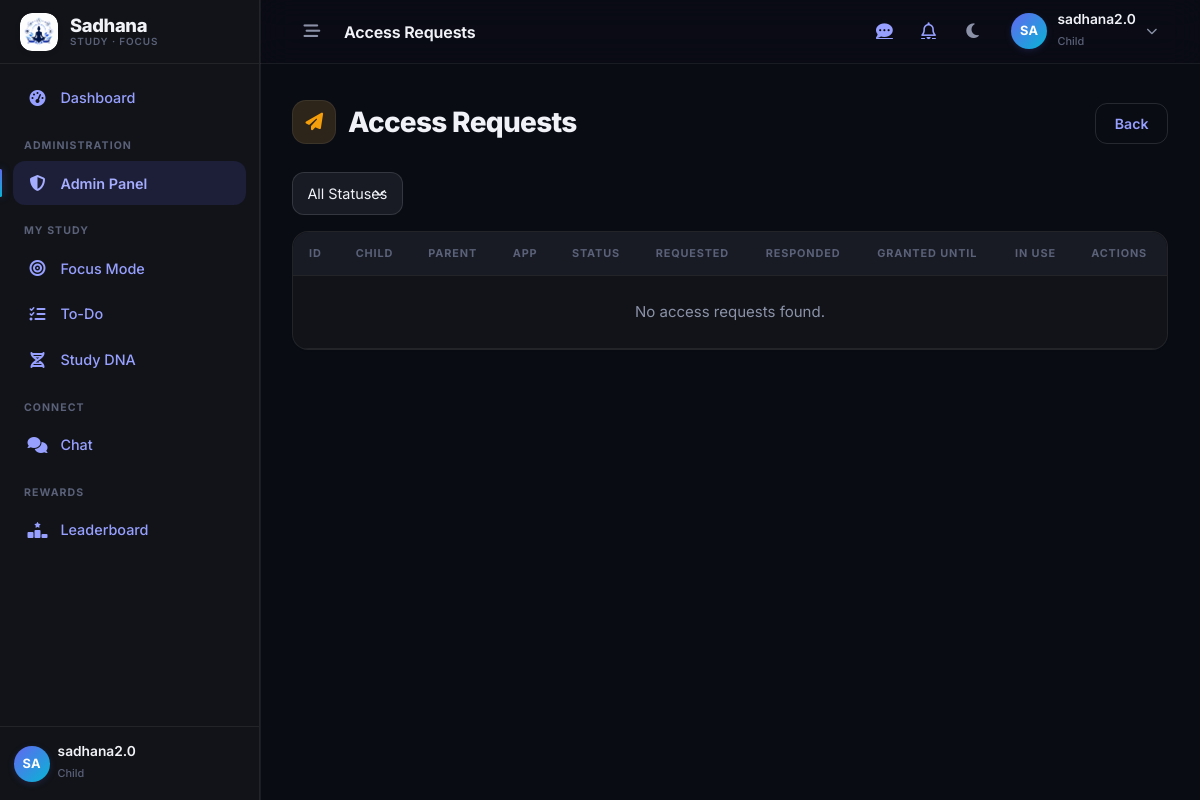
Page /admin-panel/access-requests/ (signed in) on the earlier database version.
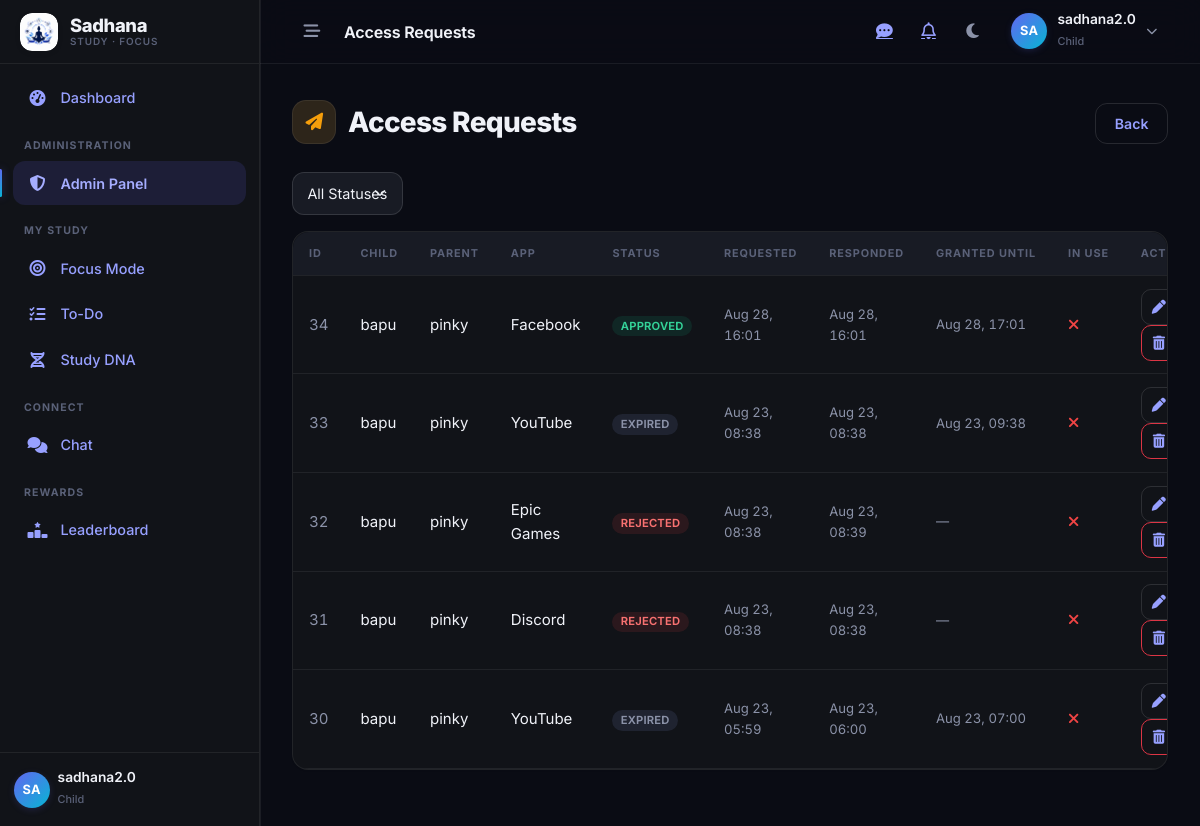
Same page on the later database version.
### focus/models.py (models this page shows, shortened)
class AccessRequest(models.Model):
    class Status(models.TextChoices):
        PENDING = 'PENDING', 'Pending'
        APPROVED = 'APPROVED', 'Approved'
        REJECTED = 'REJECTED', 'Rejected'
        EXPIRED = 'EXPIRED', 'Expired'
    child = models.ForeignKey(
        settings.AUTH_USER_MODEL,
        on_delete=models.CASCADE,
        related_name='access_requests'
    )
    parent = models.ForeignKey(
        settings.AUTH_USER_MODEL,
        on_delete=models.CASCADE,
        related_name='reviewed_access_requests'
    )
    session = models.ForeignKey(
        FocusSession,
        on_delete=models.CASCADE,
        related_name='access_requests'
    )
    blacklist_item = models.ForeignKey(
        BlacklistItem,
        on_delete=models.CASCADE,
        related_name='access_requests'
    )
    status = models.CharField(max_length=10, choices=Status.choices, default=Status.PENDING)
    requested_at = models.DateTimeField(auto_now_add=True)
    responded_at = models.DateTimeField(null=True, blank=True)
    granted_until = models.DateTimeField(null=True, blank=True, help_text="If approved, access granted until this time")
    in_use = models.BooleanField(default=False, help_text="Child is currently using this approved app")
    usage_started_at = models.DateTimeField(null=True, blank=True, help_text="When the child opened the approved app (focus timer freezes)")
    usage_seconds = models.IntegerField(default=0, help_text="Total seconds the child actually used the approved app")
    class Meta:
        ordering = ['-requested_at']

class BlacklistItem(models.Model):
    CATEGORY_CHOICES = (
        ('APP', 'Application'),
        ('WEBSITE', 'Website'),
    )
    name = models.CharField(max_length=100)
    category = models.CharField(max_length=10, choices=CATEGORY_CHOICES, default='APP')
    url_pattern = models.CharField(max_length=500, blank=True, null=True, help_text="URL pattern for websites")
    app_name = models.CharField(max_length=100, blank=True, null=True, help_text="Executable name for applications")
    is_default = models.BooleanField(default=False, help_text="Pre-seeded system default")
    created_by = models.ForeignKey(
        settings.AUTH_USER_MODEL,
        on_delete=models.SET_NULL,
        null=True, blank=True,
        related_name='created_blacklist_items'
    )
    created_at = models.DateTimeField(auto_now_add=True)
    class Meta:
        ordering = ['name']
        verbose_name_plural = 'Blacklist items'

### users/models.py (models this page shows, shortened)
class User(AbstractUser):
    ROLE_CHOICES = (
        ('PARENT', 'Parent'),
        ('CHILD', 'Child'),
        ('ADMIN', 'Admin'),
    )
    role = models.CharField(max_length=10, choices=ROLE_CHOICES, default='CHILD')
    child_id = models.CharField(max_length=20, unique=True, blank=True, null=True)

### admin_panel/views.py (the view)
# urls.py: path('access-requests/', views.list_access_requests, name='admin_list_access_requests'),
@user_passes_test(is_admin, login_url='login')
def list_access_requests(request):
    status_filter = request.GET.get('status', '')
    requests_qs = AccessRequest.objects.select_related('child', 'parent', 'session', 'blacklist_item').all().order_by('-requested_at')
    if status_filter:
        requests_qs = requests_qs.filter(status=status_filter)
    paginator = Paginator(requests_qs, 20)
    page = paginator.get_page(request.GET.get('page'))
    return render(request, 'admin_panel/access_request_list.html', {
        'requests': page,
        'status_filter': status_filter,
    })

### admin_panel/views.py (called while the page is built)
def is_admin(user):
    return user.is_authenticated and (user.is_staff or user.role == 'ADMIN')

### templates/admin_panel/access_request_list.html (shortened to what this page needs)
{% extends 'base.html' %}
{% block topbar_title %}Access Requests{% endblock %}
{% block content %}
<div class="sd-page-header">
    <div>
        <h2 class="sd-page-title"><span class="sd-title-icon" style="background:rgba(245,183,61,.15);color:var(--sd-warning);"><i class="fa-solid fa-paper-plane"></i></span> Access Requests</h2>
    </div>
    <div class="sd-page-actions">
        <a href="{% url 'admin_dashboard' %}" class="btn btn-outline-secondary">Back</a>
    </div>
</div>
<form method="get" class="row g-2 mb-3">
    <div class="col-auto">
        <select name="status" class="form-select form-select-sm" onchange="this.form.submit()">
            <option value="">All Statuses</option>
        </select>
    </div>
</form>
<div class="sd-table-wrap">
    <div class="table-responsive">
        <table class="table table-hover align-middle mb-0">
            <thead>
                <tr>
                    <th>ID</th>
                    <th>Child</th>
                    <th>Parent</th>
                    <th>App</th>
                    <th>Status</th>
                    <th>Requested</th>
                    <th>Responded</th>
                    <th>Granted Until</th>
                    <th>In Use</th>
                    <th>Actions</th>
                </tr>
            </thead>
            <tbody>
                {% for r in requests %}
                <tr>
                    <td class="text-muted tabular">{{ r.id }}</td>
                    <td>{{ r.child.username }}</td>
                    <td>{{ r.parent.username }}</td>
                    <td>{{ r.blacklist_item.name }}</td>
                    <td>
                        {% if r.status == 'APPROVED' %}
                            <span class="badge soft-success">{{ r.status }}</span>
                        {% elif r.status == 'PENDING' %}
                            <span class="badge soft-warning">{{ r.status }}</span>
                        {% elif r.status == 'REJECTED' %}
                            <span class="badge soft-danger">{{ r.status }}</span>
                        {% else %}
                            <span class="badge soft-neutral">{{ r.status }}</span>
                        {% endif %}
                    </td>
                    <td class="text-muted small tabular">{{ r.requested_at|date:"M d, H:i" }}</td>
                    <td class="text-muted small tabular">{{ r.responded_at|date:"M d, H:i"|default:"—" }}</td>
                    <td class="text-muted small tabular">{{ r.granted_until|date:"M d, H:i"|default:"—" }}</td>
                    <td>{% if r.in_use %}<i class="fa-solid fa-check text-good"></i>{% else %}<i class="fa-solid fa-xmark text-bad"></i>{% endif %}</td>
                    <td>
                        <a href="{% url 'admin_edit_access_request' r.id %}" class="btn btn-action btn-outline-secondary" title="Edit"><i class="fa-solid fa-pen"></i></a>
                        <a href="{% url 'admin_delete_access_request' r.id %}" class="btn btn-action btn-outline-danger" title="Delete"><i class="fa-solid fa-trash-can"></i></a>
                    </td>
                </tr>
                {% empty %}
                <tr><td colspan="10" class="text-center text-muted py-4">No access requests found.</td></tr>
                {% endfor %}
            </tbody>
        </table>
    </div>
</div>
{% endblock %}

Differences in the rows shown:
added AccessRequest: id "34", child.username "bapu", parent.username "pinky", blacklist_item.name "Facebook", status "APPROVED", requested_at "Aug 28, 16:01", responded_at "Aug 28, 16:01", granted_until "Aug 28, 17:01", in_use False (drawn)
added AccessRequest: id "33", child.username "bapu", parent.username "pinky", blacklist_item.name "YouTube", status "EXPIRED", requested_at "Aug 23, 08:38", responded_at "Aug 23, 08:38", granted_until "Aug 23, 09:38", in_use False (drawn)
added AccessRequest: id "32", child.username "bapu", parent.username "pinky", blacklist_item.name "Epic Games", status "REJECTED", requested_at "Aug 23, 08:38", responded_at "Aug 23, 08:39", granted_until "—", in_use False (drawn)
added AccessRequest: id "31", child.username "bapu", parent.username "pinky", blacklist_item.name "Discord", status "REJECTED", requested_at "Aug 23, 08:38", responded_at "Aug 23, 08:38", granted_until "—", in_use False (drawn)
added AccessRequest: id "30", child.username "bapu", parent.username "pinky", blacklist_item.name "YouTube", status "EXPIRED", requested_at "Aug 23, 05:59", responded_at "Aug 23, 06:00", granted_until "Aug 23, 07:00", in_use False (drawn)
Other differences:
text no longer shown: "No access requests found."
